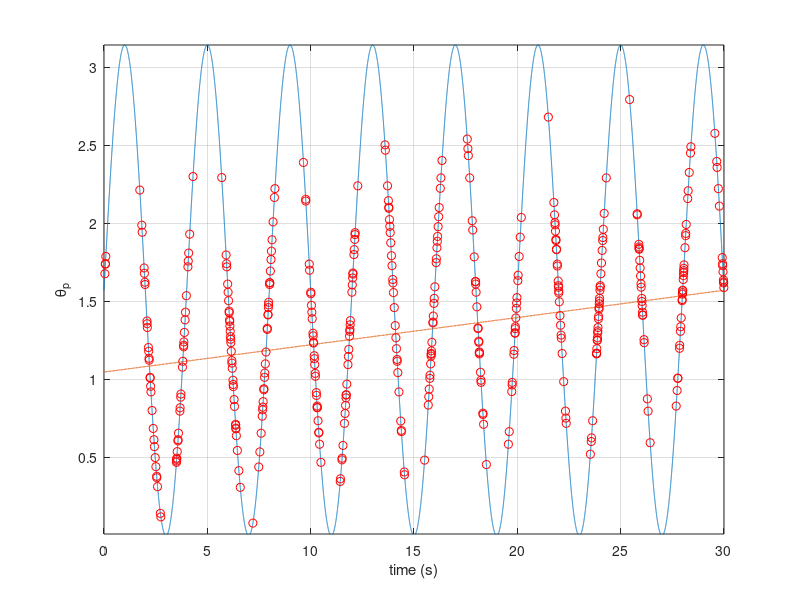

This figure's MATLAB source:
clc
clear all
close all

dt = 1e-3;
tmax = 30;
t = (0:dt:tmax-dt)';
nNeurons = 1;

f = 0.25;
s = pi/2*sin(2*pi*f*t) + pi/2;


mu_start = pi/3*ones(1,nNeurons);            % mean   0 < mu < pi
mu_end = pi/2*ones(1,nNeurons);
sigma_squared_start = 0.02*ones(1, nNeurons);  % variance
sigma_squared_end   = 0.02*ones(1, nNeurons);
rho_start  = 20*ones(1, nNeurons);              % scaling factor
rho_end = 20*ones(1, nNeurons);
sigma_squared = zeros(length(t), nNeurons);
mu  = zeros(length(t), nNeurons);
rho = zeros(length(t), nNeurons);

for k = 1:nNeurons
    sigma_squared(:, k) = linspace(sigma_squared_start(1, k), sigma_squared_end(1, k), length(t));
    mu(:, k) = linspace(mu_start(1, k), mu_end(1, k), length(t));
    rho(:, k) = linspace(rho_start(1, k), rho_end(1, k), length(t));
end

alpha = ((mu/pi).^2-(mu/pi).^3-(mu/pi).*sigma_squared)./sigma_squared;
beta = ((mu/pi) - 2*(mu/pi).^2 + (mu/pi).^3-sigma_squared)./sigma_squared;
lambda = zeros(length(t), nNeurons);

for k = 1:length(t)
    lambda(k,:) = rho(k,:).*betapdf(s(k,1)/pi, alpha(k,:), beta(k,:));
end

N = poissrnd(lambda*dt);
N = N>0;

clear sigma_squared_end mu_end rho_end c k f
save input_data

figure, plot(t, s(:, 1), t, mu(:, 1), t, s.*N(:, 1), 'ro'), ...
    xlabel('time (s)'), ylabel('\theta_{p}'),...
    xlim([0 tmax]), ylim([0.01 pi]), grid on;
% s = 0:0.01:1;
% figure, plot(s, rho(1,1)*betapdf(s, alpha(1,1), beta(1,1)), ...
%     s, rho(end,1)*betapdf(s, alpha(end,1), beta(end,1)));
